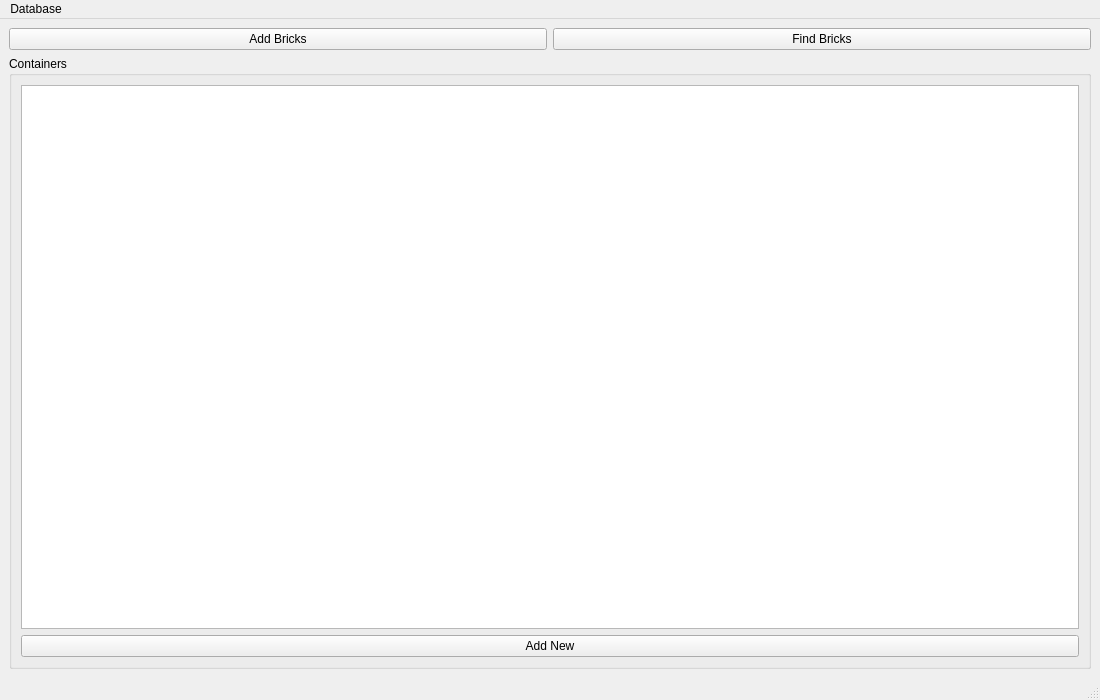
<?xml version="1.0" encoding="UTF-8"?>
<ui version="4.0">
 <class>MainWindow</class>
 <widget class="QMainWindow" name="MainWindow">
  <property name="geometry">
   <rect>
    <x>0</x>
    <y>0</y>
    <width>1100</width>
    <height>700</height>
   </rect>
  </property>
  <property name="windowTitle">
   <string>Brick Collection Manager</string>
  </property>
  <widget class="QWidget" name="centralwidget">
   <layout class="QGridLayout" name="gridLayout_2">
    <item row="0" column="0">
     <layout class="QGridLayout" name="centralLayout">
      <item row="1" column="0" colspan="2">
       <widget class="QGroupBox" name="containersBox">
        <property name="title">
         <string>Containers</string>
        </property>
        <layout class="QGridLayout" name="gridLayout_3">
         <item row="1" column="0">
          <widget class="QPushButton" name="addNewContainerButton">
           <property name="text">
            <string>Add New</string>
           </property>
          </widget>
         </item>
         <item row="0" column="0">
          <widget class="QTableView" name="containerView">
           <property name="selectionMode">
            <enum>QAbstractItemView::SelectionMode::SingleSelection</enum>
           </property>
           <property name="selectionBehavior">
            <enum>QAbstractItemView::SelectionBehavior::SelectRows</enum>
           </property>
           <attribute name="horizontalHeaderStretchLastSection">
            <bool>true</bool>
           </attribute>
           <attribute name="verticalHeaderVisible">
            <bool>false</bool>
           </attribute>
           <attribute name="verticalHeaderHighlightSections">
            <bool>false</bool>
           </attribute>
          </widget>
         </item>
        </layout>
       </widget>
      </item>
      <item row="0" column="0">
       <widget class="QPushButton" name="addBricksButton">
        <property name="text">
         <string>Add Bricks</string>
        </property>
       </widget>
      </item>
      <item row="0" column="1">
       <widget class="QPushButton" name="findBricksButton">
        <property name="text">
         <string>Find Bricks</string>
        </property>
       </widget>
      </item>
     </layout>
    </item>
   </layout>
  </widget>
  <widget class="QMenuBar" name="menubar">
   <property name="geometry">
    <rect>
     <x>0</x>
     <y>0</y>
     <width>1100</width>
     <height>33</height>
    </rect>
   </property>
   <widget class="QMenu" name="menuDatabase">
    <property name="title">
     <string>Database</string>
    </property>
    <addaction name="updateDBAction"/>
   </widget>
   <addaction name="menuDatabase"/>
  </widget>
  <widget class="QStatusBar" name="statusbar"/>
  <action name="bricklinkDBLinkAction">
   <property name="text">
    <string>Get Brlicklink XML Files</string>
   </property>
  </action>
  <action name="updateDBColorAction">
   <property name="text">
    <string>Update Colors</string>
   </property>
  </action>
  <action name="updateDBPartAction">
   <property name="text">
    <string>Update Parts</string>
   </property>
  </action>
  <action name="updateDBColorPartAction">
   <property name="text">
    <string>Update Color Part</string>
   </property>
  </action>
  <action name="updateDBCategoriesAction">
   <property name="text">
    <string>Update Categories</string>
   </property>
  </action>
  <action name="updateDBAction">
   <property name="text">
    <string>Update</string>
   </property>
  </action>
 </widget>
 <resources/>
 <connections/>
</ui>
